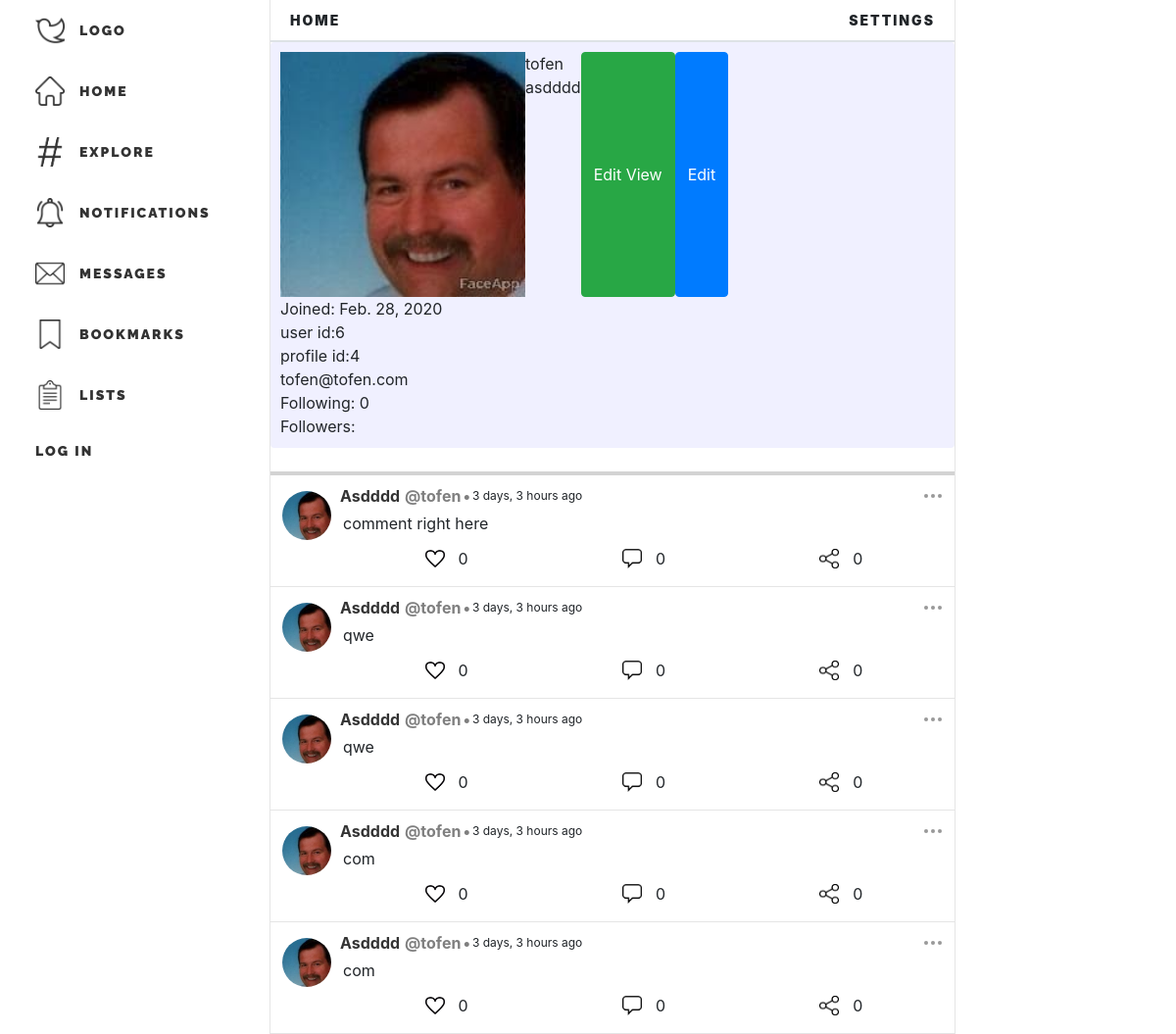
/users/profile/4/, run on an earlier commit of the app's database.
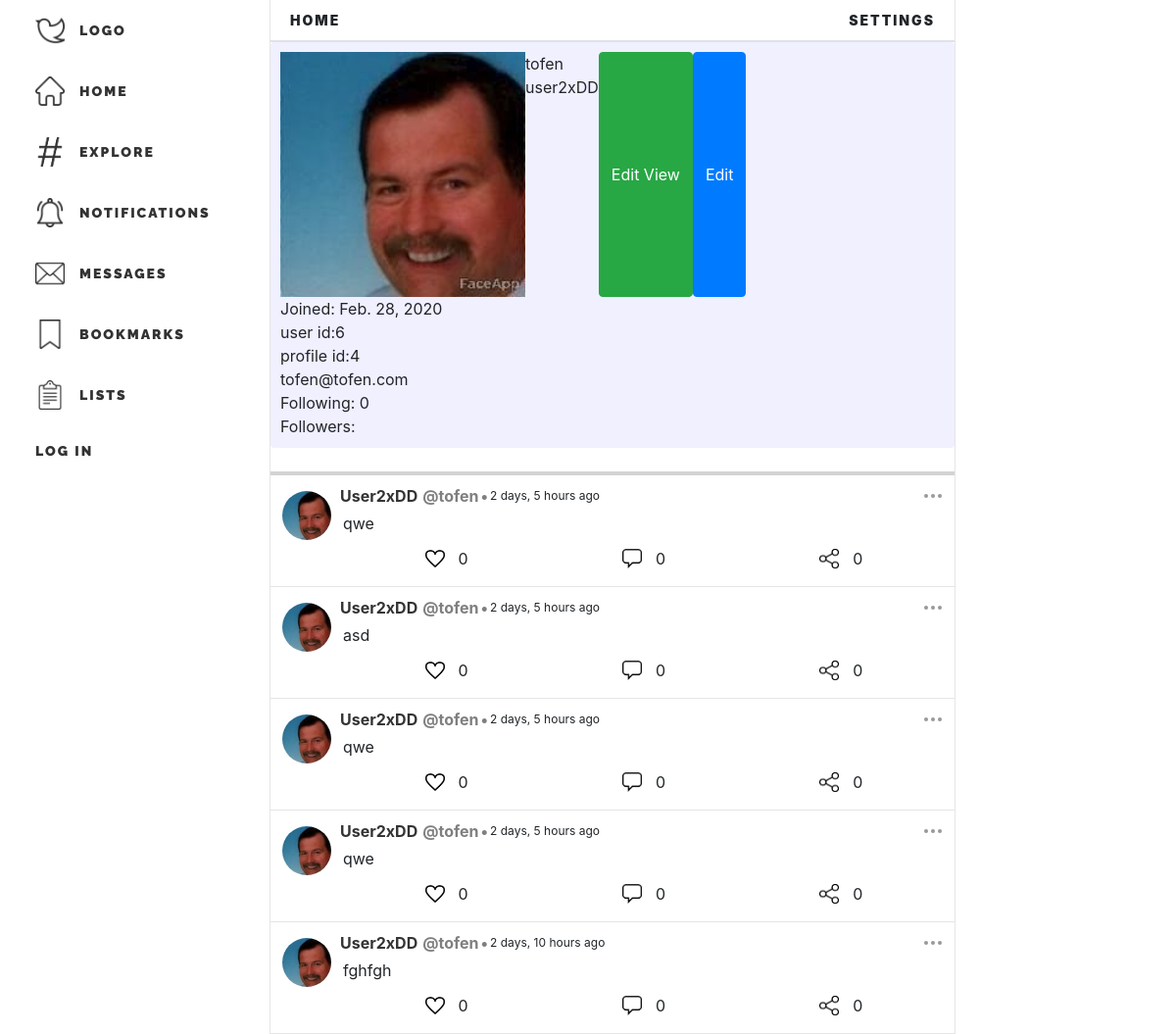
And on a later commit of the database.
### users/models.py (models this page shows, shortened)
class Profile(models.Model):
    from django.core.validators import RegexValidator
    alphanumeric = RegexValidator(
        r'^[0-9a-zA-Z ]*$', 'Only alphanumeric characters are allowed.')
    letters = RegexValidator(r'^[a-zA-Z ]*$', 'Only letters are allowed.')
    user = models.OneToOneField(User, on_delete=models.CASCADE)
    join_timestamp = models.DateField()
    alias = models.CharField(max_length=50, blank=True,
                             validators=[alphanumeric])
    name = models.CharField(max_length=60, blank=True,
                            null=True, validators=[letters])
    profile_img = models.ImageField(
        default='default_profile_pic.jpg', upload_to='profile_pics')
    description = models.TextField(blank=True, max_length=300)
    following = models.ManyToManyField(
        User, related_name='followers', blank=True)
    def get_update_profile_url(self):
        return reverse('users:profile_update', kwargs={'pk': self.pk})

### post/models.py (models this page shows, shortened)
class Post(models.Model):
    content = models.TextField(max_length=300)
    author = models.ForeignKey(
        User, on_delete=models.CASCADE)
    timestamp = models.DateTimeField()
    parent = models.ForeignKey(
        'self', related_name='comments', on_delete=models.CASCADE, null=True, blank=True)
    likes = models.ManyToManyField(
        User, related_name='liked_posts', blank=True)
    snippet_length = 350
    def should_snippet(self):
        return len(self.content) > self.snippet_length

### users/views.py (the view)
# urls.py: path('profile/<int:pk>/', views.ProfileView.as_view(), name='profile'),
class ProfileView(DetailView):
    model = Profile
    template_name = 'users/profile.html'
    def get_context_data(self, **kwargs):
        context = super(ProfileView, self).get_context_data(**kwargs)
        profile = get_object_or_404(Profile, pk=self.kwargs['pk'])
        user = get_object_or_404(User, profile=profile)
        context['posts'] = Post.objects.filter(
            author=user).order_by('-timestamp')[:5]
        context['update_form'] = ProfileUpdateForm
        return context

### users/templates/users/profile.html (shortened to what this page needs)
{% extends 'main/base.html' %}
{% load crispy_forms_tags %}
{%load static%}
{% load humanize %}
{% block link %}
<link rel="stylesheet" href="{% static 'main/base_style.css'%}">
<link rel="stylesheet" href="{% static 'main/home_style.css'%}">
<link rel="stylesheet" href="{% static 'post/post_style.css'%}">
<link rel="stylesheet" href="{% static 'users/profile_style.css'%}">
{% endblock %}
{% block content %}
<div class="profile">
    <div class="profile-info">
        <div class="main-profile-info">
            <img class="profile-profile-img" src="{{profile.profile_img.url}}" alt="profile_img">
            <div class="username">
                <p>{{profile.user.username}}</p>
                <p>{{profile.alias}}</p>
            </div>
            <button class="btn btn-success" href="{{profile.get_update_profile_url}}">Edit View</button>
            <button class='profile-update-modal-redirect btn btn-primary'>Edit</button>
        </div>
        <div>
            <p>Joined: {{profile.join_timestamp}}</p>
            <p>user id:{{profile.user.id}}</p>
            <p>profile id:{{profile.id}}</p>
            <p>{{profile.user.email}}</p>
            <p>Following: {{profile.following.count}}</p>
            <p>Followers: {{profile.followers_set.all.count}}</p>
        </div>
    </div>
    <div>
        <div class="posts text-white pt-2 mt-3"></div>
        {% for post in posts %}
        {% include 'post/post_template.html' with post=post user=user%}
    </div>
{% endfor %}
{% endblock %}

### post/templates/post/post_template.html (shortened to what this page needs)
{% load static %}
{% load crispy_forms_tags %}
{% load humanize %}
{% load js %}
<div class="post" id="post-{{post.id}}" href="{% url 'post:post_detail' post.id %}">
    <div class="left">
        <a href="{%url 'users:profile' post.author.profile.id %}">
            <img src="{{post.author.profile.profile_img.url}}" alt="{{post.author.username}}">
        </a>
    </div>
    <div class="right">
        <nav class="nav-top">
            <div class="info">
                <a class="alias"
                    href="{%url 'users:profile' post.author.profile.id %}">{{post.author.profile.alias}}</a>
                <p class="username">@{{post.author}}</p>
                <p class="timestamp-dot">•</p>
                <p class="timestamp">{{post.timestamp|naturaltime}}</p>
            </div>
            <div class="options" id="options-{{post.id}}">
                <div class="dots">
                    <div class=" dot1"></div>
                    <div class="dot2"></div>
                    <div class="dot3"></div>
                </div>
            </div>
        </nav>
        <div class="content">
            <div class="content mx-2 py-1 " id="content-div-{{post.id}}">
                {% if post.should_snippet %}
                <p id="content1-{{post.id}}">{{post.snippet}}</p>
                <p id="show-more">show more...</p>
                {% else %}
                <p id="content2-{{post.id}}">{{post.content}}</p>
                {%endif%}
            </div>
        </div>
        <nav class="nav-bot icon-set hover-set">
            <div class="like-div">
                <div class="like hover" id='like-{{post.id}}' method="POST" action="{%url 'post:post-like' post.id %}"
                    likes-count="{{post.likes.count}}" post_id={{post.id}} liked='false'>
                    <img src=" {% static 'main/images/like.png' %}" alt="like">
                </div>
                <p>{{post.likes.count}}</p>
            </div>
            <div class="comment">
                <div class="hover" id='comment-{{post.id}}' post_id={{post.id}}>
                    <img src="{% static 'main/images/comment.png' %}" alt="comment">
                </div>
                <p>{{post.comments.all.count}}</p>
            </div>
            <div class="share">
                <div class="hover" id='share-{{post.id}}' post_id={{post.id}}>
                    <img src="{% static 'main/images/share.png' %}" alt="share">
                </div>
                <p>0</p>
            </div>
    </div>
</div>
</div>

What changed in the data, as far as the page shows it:
removed Post: author.profile.profile_img (picture), author.profile.alias "Asdddd", author "tofen", timestamp "3 days, 3 hours ago", content "comment right here", likes.count "0", comments.all.count "0"
removed Post: author.profile.profile_img (picture), author.profile.alias "Asdddd", author "tofen", timestamp "3 days, 3 hours ago", content "qwe", likes.count "0", comments.all.count "0"
removed Post: author.profile.profile_img (picture), author.profile.alias "Asdddd", author "tofen", timestamp "3 days, 3 hours ago", content "qwe", likes.count "0", comments.all.count "0"
removed Post: author.profile.profile_img (picture), author.profile.alias "Asdddd", author "tofen", timestamp "3 days, 3 hours ago", content "com", likes.count "0", comments.all.count "0"
removed Post: author.profile.profile_img (picture), author.profile.alias "Asdddd", author "tofen", timestamp "3 days, 3 hours ago", content "com", likes.count "0", comments.all.count "0"
changed Profile "tofen": alias "asdddd" → "user2xDD"
added Post: author.profile.profile_img (picture), author.profile.alias "User2xDD", author "tofen", timestamp "2 days, 5 hours ago", content "qwe", likes.count "0", comments.all.count "0"
added Post: author.profile.profile_img (picture), author.profile.alias "User2xDD", author "tofen", timestamp "2 days, 5 hours ago", content "asd", likes.count "0", comments.all.count "0"
added Post: author.profile.profile_img (picture), author.profile.alias "User2xDD", author "tofen", timestamp "2 days, 5 hours ago", content "qwe", likes.count "0", comments.all.count "0"
added Post: author.profile.profile_img (picture), author.profile.alias "User2xDD", author "tofen", timestamp "2 days, 5 hours ago", content "qwe", likes.count "0", comments.all.count "0"
added Post: author.profile.profile_img (picture), author.profile.alias "User2xDD", author "tofen", timestamp "2 days, 10 hours ago", content "fghfgh", likes.count "0", comments.all.count "0"
